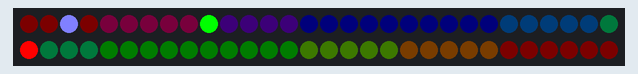
Recording of a sketch running on a simulated Arduino Uno, built with avr-gcc and run on an emulated ATmega328P. Shown: 60 RGB LEDs in strip order, left to right, continuing on the next row.

Above: at 1.1 s.
At 33.3 s:
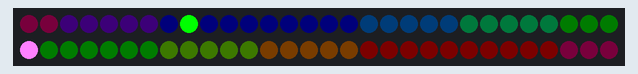

The sketch:

PixelClock.ino
```cpp
#include <Adafruit_NeoPixel.h>


//led stuff
#define PIN            6
#define NUMPIXELS      60
// two pixelss connected in parallel
Adafruit_NeoPixel pixels = Adafruit_NeoPixel(NUMPIXELS, PIN, NEO_GRB + NEO_KHZ800);

void setup() {
  pixels.begin();
}

byte maindiv = 1, backdiv = 64; // divide colors to make them dimmer

byte seconds = 56,minutes = 50,hours = 5;
byte j; // color cycle thing

void loop() {
  delay(1000);
  seconds++;
  if (seconds > 59) {
    seconds = 0;
    minutes++;
  }
  if (minutes > 59) {
    minutes = 0;
    hours++;
  }
  if (hours > 11) {
    hours = 0;
  }
  j--;
  uint32_t color;
  for (byte i = 0; i < 60; i++) {
    byte red = 0,grn = 0,blu = 0;
    if (seconds == i) {
      blu = 255;
      grn = 128;
      red = 128;
    }
    if (minutes == i) {
      grn = 255;
    }
    if ((hours * 5 + minutes/12) == i) {
      red = 255;
    }
    color = pixels.Color(red/maindiv,grn/maindiv,blu/maindiv);
    if (!color) color = Wheel(((i * 256 / pixels.numPixels()) + j) & 255);
    pixels.setPixelColor(59-i,color);  // i mounted my strip backwards
  }
  pixels.show();
}


uint32_t Wheel(byte WheelPos) {
  WheelPos = 255 - WheelPos;
  if(WheelPos < 85) {
   return pixels.Color((255 - WheelPos * 3)/backdiv, 0, (WheelPos * 3)/backdiv);
  } else if(WheelPos < 170) {
    WheelPos -= 85;
   return pixels.Color(0, (WheelPos * 3)/backdiv, (255 - WheelPos * 3)/backdiv);
  } else {
   WheelPos -= 170;
   return pixels.Color((WheelPos * 3)/backdiv, (255 - WheelPos * 3)/backdiv, 0);
  }
}
```
